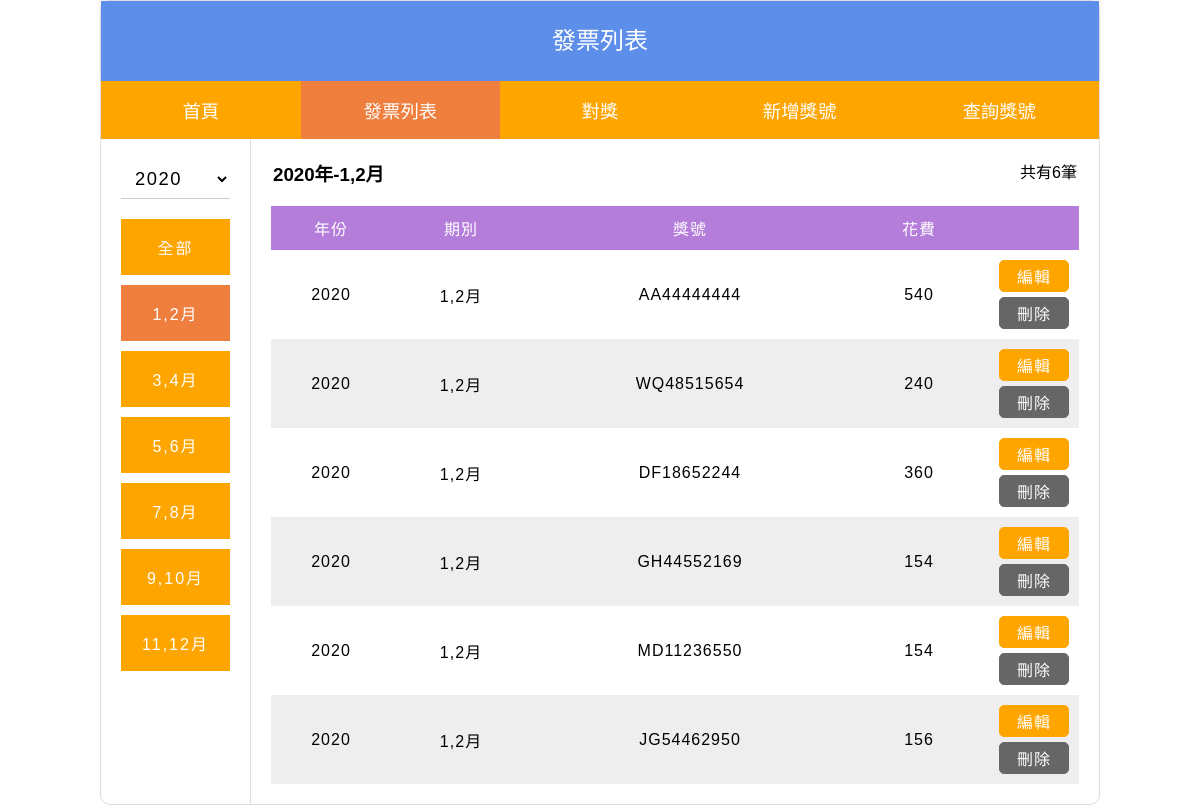
Before: /list.php?y=2020&p=1 with the older database file.
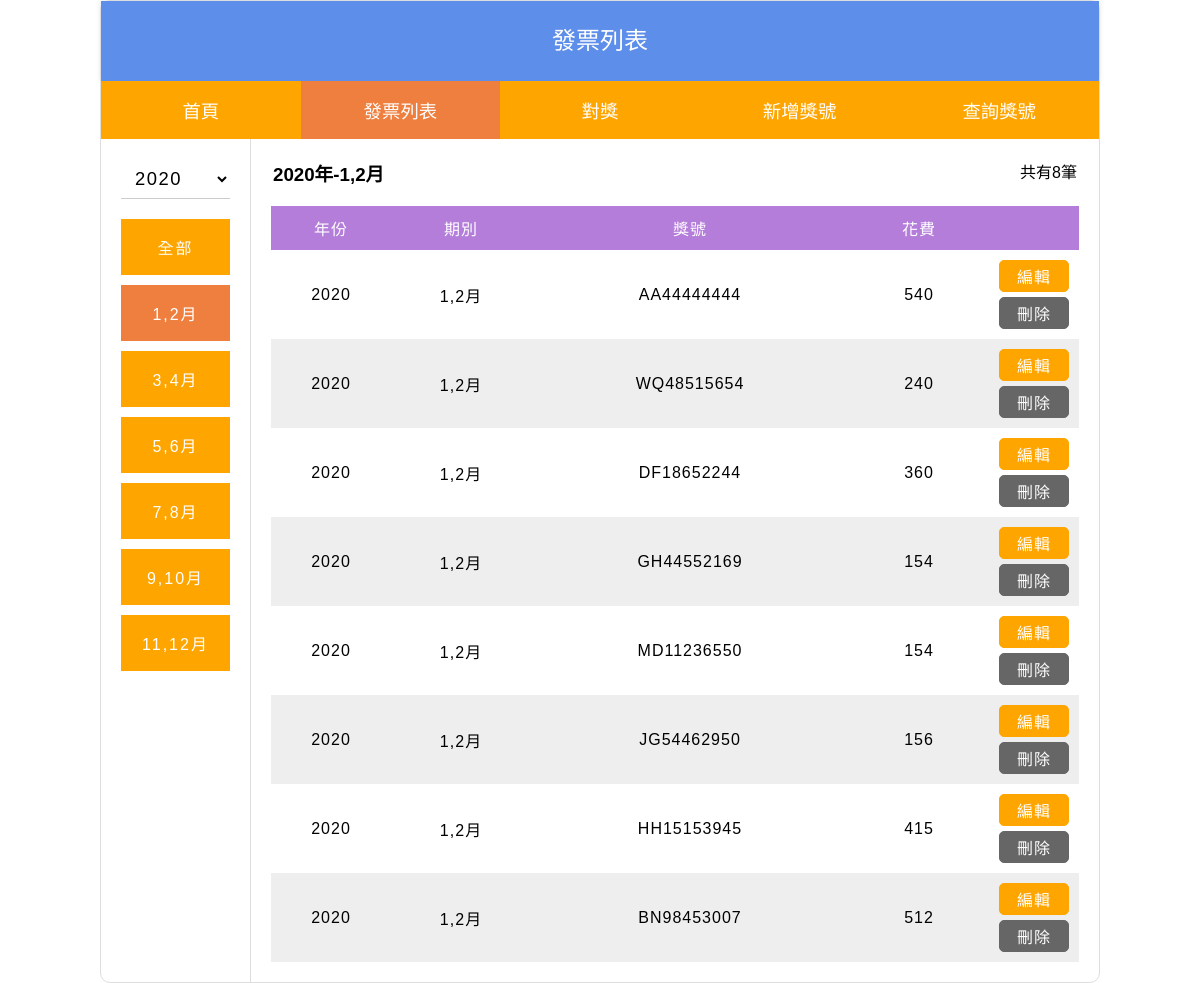
After: the same page with the newer database file.
### tables this page shows
CREATE TABLE `invoice` (
  `id` int(10) UNSIGNED NOT NULL COMMENT '流水號',
  `code` varchar(2) NOT NULL COMMENT '英文碼',
  `number` varchar(8) NOT NULL COMMENT '發票號碼',
  `period` tinyint(1) UNSIGNED NOT NULL COMMENT '期別',
  `expend` int(8) UNSIGNED NOT NULL COMMENT '花費',
  `year` varchar(4) NOT NULL COMMENT '年份'
);

### com/base.php (called while the page is built, shortened)
<?php
  $dsn="mysql:host=localhost;charset=utf8;dbname=invoice";
  $pdo=new PDO($dsn,"root","");
  function all($table,...$arg){
    global $pdo;
    $sql="select * from $table ";
    if(isset($arg[0]) && is_array($arg[0])){
      $tmp=[];
      foreach($arg[0] as $key => $value){
        $tmp[]=sprintf("`%s`='%s'",$key,$value);
      }
      $sql=$sql." where ". implode(" && ", $tmp);
    }
    if(isset($arg[1])){
      $sql=$sql . $arg[1];
    }
    return $pdo->query($sql)->fetchAll();
  }
  function nums($table,...$arg){
    global $pdo;
    $sql="select count(*) from $table ";
    if(isset($arg[0]) && is_array($arg[0])){
      $tmp=[];
      foreach($arg[0] as $key => $value){
        $tmp[]=sprintf("`%s`='%s'",$key,$value);
      }
      $sql=$sql." where ". implode(" && ", $tmp);
    }
    return $pdo->query($sql)->fetchColumn();
  }
?>

### list.php (the view, shortened to what this page needs)
<?php
include "./com/base.php";
$y=date("Y");
if(isset($_GET['y'])){
  $y=$_GET['y'];
}
$p=ceil(date("n")/2);
if(isset($_GET['p'])){
  $p=$_GET['p'];
}
if($p==0){
  $rows=all("invoice",['year'=>$y]," order by `period`,`id` ASC");
  $dbCount=nums("invoice",['year'=>$y]);
}else{
  $rows=all("invoice",['year'=>$y,"period"=>$p]," order by `period`,`id` ASC");
  $dbCount=nums("invoice",['year'=>$y,"period"=>$p]);
}
$id="";
$status="";
?>
<!DOCTYPE html>
<html lang="zh-TW">
<head>
  <link rel="stylesheet" href="./css/style.css">
  <link rel="stylesheet" href="./css/list.css">
</head>
<body>
  <div class="container">
    <?php
      $pageheader="發票列表";
      $navPage="2";
      include "./include/header.php";
    ?>
    <div class="invoiceBox">
      <div class="sideNav">
        <select name="year" onchange="location=this.value;">
          <?php
            $yToday = date("Y");
            $y1=$yToday-4;
            for($i=$y1;$i<=$yToday;$i++){
              $selected=($y==$i)?'selected':'';
              echo "<option value='list.php?y=$i&p=$p' ".$selected.">".$i."</option>";
            }
          ?>
        </select>
        <ul>
          <li><a class="<?=($p==0)?'active':'';?>" href="list.php?y=<?=$y;?>&p=0">全部</a></li>
          <li><a class="<?=($p==1)?'active':'';?>" href="list.php?y=<?=$y;?>&p=1">1,2月</a></li>
          <li><a class="<?=($p==2)?'active':'';?>" href="list.php?y=<?=$y;?>&p=2">3,4月</a></li>
          <li><a class="<?=($p==3)?'active':'';?>" href="list.php?y=<?=$y;?>&p=3">5,6月</a></li>
          <li><a class="<?=($p==4)?'active':'';?>" href="list.php?y=<?=$y;?>&p=4">7,8月</a></li>
          <li><a class="<?=($p==5)?'active':'';?>" href="list.php?y=<?=$y;?>&p=5">9,10月</a></li>
          <li><a class="<?=($p==6)?'active':'';?>" href="list.php?y=<?=$y;?>&p=6">11,12月</a></li>
        </ul>
      </div>
      <div class="listBox">
        <div class="topBar">
          <?php
            if($p==0){
              echo "<h3>".$y."年- All</h3>";
            }else{
              echo "<h3>".$y."年-".($p*2-1).",".($p*2)."月</h3>";
            }
          ?>
          <p>共有<?php echo $dbCount;?>筆</p>
        </div>
        <table class="listTable">
          <tr>
            <td>年份</td>
            <td>期別</td>
            <td>獎號</td>
            <td>花費</td>
            <td></td>
          </tr>
          <?php
            foreach($rows as $row){
              if($row['id']==$id && $status=="edit"){
                echo "<tr class='item".$row['id']." itemEdit'>";
                echo "  <td>";
                echo "    <select name='year'>";
                            for($i=$y1;$i<=$yToday;$i++){
                              $selected=($y==$i)?'selected':'';
                              echo "<option value='$i' ".$selected.">".$i."</option>";
                            }
                echo "    </select>";
                echo "  </td>";
                echo "  <td>";
                echo "    <select name='period'>";
                            for($i=1;$i<=6;$i++){
                              $selected=($p==$i)?'selected':'';
                              echo "<option value='$i' ".$selected.">".(2*$i-1)."、".(2*$i)."月</option>";
                            }
                echo "    </select>";
                echo "  </td>";
                echo "  <td>";
                echo "    <div class='divNumber'>";
                echo "      <input type='text' name='code' placeholder='英文2碼' maxlength='2' value='".$row['code']."' required>";
                echo "      <input type='number' name='number' placeholder='數字8碼' maxlength='8' value='".$row['number']."' required>";
                echo "    </div>";
                echo "  </td>";
                echo "  <td>";
                echo "    <input type='number' name='expend' value='".$row['expend']."' required>";
                echo "    <input type='hidden' name='id' value='".$row['id']."'>";
                echo "    <input type='hidden' name='y' value='$y'>";
                echo "    <input type='hidden' name='p' value='$p'>";
                echo "  </td>";
                echo "  <td>";
                echo "    <input class='btn btnSave' type='submit' value='儲存'>";
                echo "    <a class='btn btnCancel' href='list.php?y=$y&p=$p'>取消</a>";
                echo "  </td>";
                echo "</tr>";
              }else{
                echo "<tr class='item".$row['id']."'>";
                echo "  <td>".$row['year'] ."</td>";
                echo "  <td>".($row['period']*2-1).",".($row['period']*2)."月</td>";
                echo "  <td>".$row['code'].$row['number']."</td>";
                echo "  <td>".$row['expend'] ."</td>";
                echo "  <td>";
                echo "    <a class='btn btnEdit' href='list.php?y=$y&p=$p&id=".$row['id']."&status=edit'>編輯</a>";
                echo "    <a class='btn btnDel' href='list.php?y=$y&p=$p&id=".$row['id']."&status=del'>刪除</a>";
                echo "  </td>";
                echo "</tr>";
              }
            }
          ?>
        </table>
      </div>
    </div>
  </div>
</body>
</html>

### include/header.php
<div class="header">
  <?php echo $pageheader; ?>
</div>
<div class="nav">
  <ul>
    <li><a class="<?=($navPage==1)?'active':'';?>" href="index.php">首頁</a></li>
    <li><a class="<?=($navPage==2)?'active':'';?>" href="list.php">發票列表</a></li>
    <li><a class="<?=($navPage==3)?'active':'';?>" href="award.php">對獎</a></li>
    <li><a class="<?=($navPage==4)?'active':'';?>" href="invoice.php">新增獎號</a></li>
    <li><a class="<?=($navPage==5)?'active':'';?>" href="query.php">查詢獎號</a></li>
  </ul>
</div>

### css/style.css (style rules this page uses)
* { margin: 0; padding: 0; box-sizing: border-box; font-family: 'Microsoft JhengHei', Arial, Helvetica, sans-serif; }
a { display: block; text-decoration: none; transition-duration: 0.5s; }
.btn { display: inline-block; width: 100%; color: #fff; background-color: orange; padding: 3px 15px; border-radius: 5px; }
ul li { list-style: none; }
select,input { width: 100%; height: 40px; padding: 0 10px; border: 0px solid #ccc; border-bottom: 1px solid #ccc; font-size: 1rem; letter-spacing: 1.5px; }
table { width: 100%; text-align: center; border-collapse: collapse; letter-spacing: 1px; }
table tr td { padding: 10px; }
.container { width: 1000px; margin: 0 auto; border-radius: 10px; border: 1px solid #ddd; }
.header { height: 80px; line-height: 80px; text-align: center; font-size: 1.5rem; color: #fff; background-color: #5d8ee9; box-shadow: 0 0 5px #ddd; }
.nav { display: inline-block; width: 100%; background-color: orange; }
.nav ul { display: flex; font-size: 1.15rem; }
.nav ul li { display: inline-block; width: 20%; list-style: none; }
.nav ul li a { display: block; padding: 15px 30px; color: #fff; background-color: orange; text-align: center; text-decoration: none; border: 1px solid orange; }
.nav ul li a.active { background-color: #ee7f3f; border: 1px solid #ee7f3f; pointer-events: none; }

### css/list.css (style rules this page uses)
.invoiceBox { display: flex; }
.invoiceBox > div { padding: 20px; }
.sideNav { width: 150px; min-width: 150px; border-right: 1px solid #ddd; }
.sideNav select { font-size: 1.15rem; margin-bottom: 20px; }
.sideNav ul li { margin-bottom: 10px; text-align: center; letter-spacing: 2px; }
.sideNav ul li:last-child { margin-bottom: 0; }
.sideNav ul li a { color: #fff; background-color: orange; border: 1px solid orange; padding: 15px 0; }
.sideNav ul li a.active { background-color: #ee7f3f; border: 1px solid #ee7f3f; pointer-events: none; }
.listBox { width: 100%; }
.topBar { display: flex; margin-bottom: 20px; padding: 0 2px; justify-content: space-between; }
.listTable tr:nth-child(odd) { background-color: #eee; }
.listTable tr:first-child { color: #fff; background-color: #b47dda; }
.listTable td:first-child { width: 120px; }
.listTable td:nth-child(2) { width: 140px; }
.listTable td:nth-child(4) { width: 140px; }
.listTable td:last-child { width: 90px; }
select,input { font-size: 1rem; background-color: #ffffffdd; }
.btn { color: #fff; }
.btnEdit { background-color: orange; border: 1px solid orange; margin-bottom: 5px; }
.btnDel { background-color: #666; border: 1px solid #666; }

Changed rows visible on the page:
added invoice: year "2020", $row['period']*2-1 "1", $row['period']*2 "2", code "HH", number "15153945", expend "415"
added invoice: year "2020", $row['period']*2-1 "1", $row['period']*2 "2", code "BN", number "98453007", expend "512"
Other visible differences:
$dbCount: "6" → "8"
